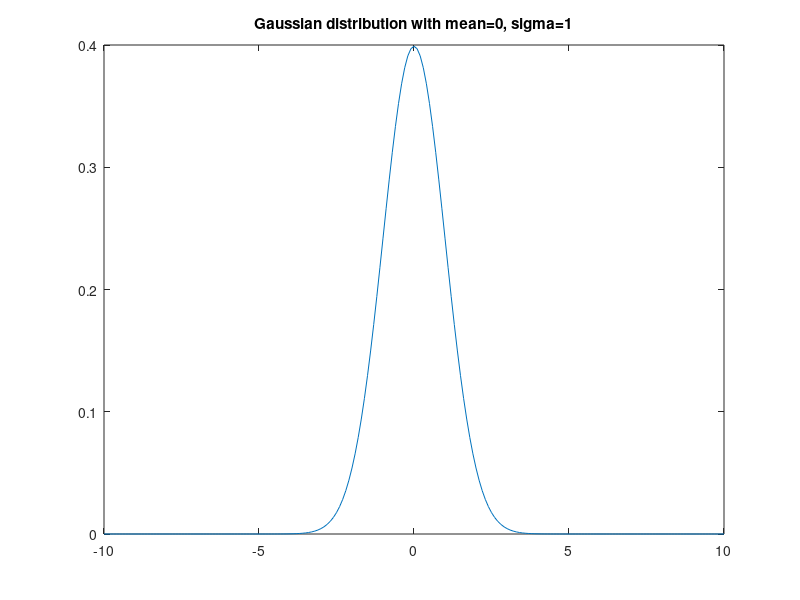

Reproduce this figure in MATLAB.
%digital implementation of Gaussian filter
close all

x=[-10:0.1:10];
sigma=1;
px=1/(sqrt(2*pi)*sigma)*exp(-x.^2/(2*sigma^2));
plot(x,px)
title('Gaussian distribution with mean=0, sigma=1')

Gy=[0.05399 0.242 0.3989 0.242 0.05399]';
Gx=Gy';

GaussianFilter=Gy*Gx

normalizing_factor=sum(sum(GaussianFilter));
NormalizedGaussianFilter=GaussianFilter/normalizing_factor

%fspecial('gaussian',5,1)
%fspecial('gaussian',5)